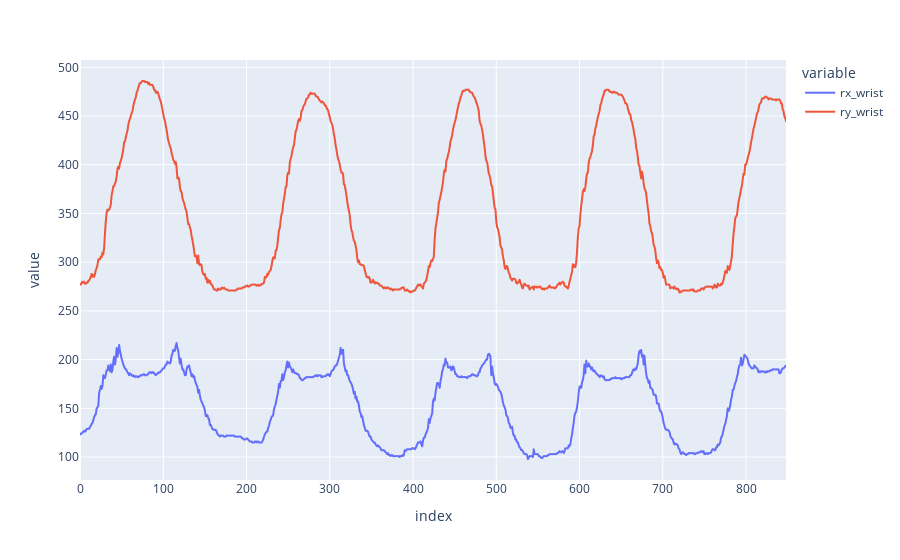

Source (notebook cell):
### Markdown cell above
#### Eliminación del ruido en la posición
Actualmente las posiciones se ven así:

### Code cell
fig = px.line(df, x = df.index, y = ['rx_wrist', 'ry_wrist'])
fig.show()

### Figure 1 — Plotly figure (JSON) as saved in the notebook; plotly's stock layout.template omitted (floating-point values rounded to 4 significant figures; data arrays with more than 128 entries replaced by an {"elided": "..."} marker saying what was removed)
{"data": [{"hovertemplate": "variable=rx_wrist<br>index=%{x}<br>value=%{y}<extra></extra>", "legendgroup": "rx_wrist", "line": {"color": "#636efa", "dash": "solid"}, "marker": {"symbol": "circle"}, "mode": "lines", "name": "rx_wrist", "showlegend": true, "type": "scattergl", "x": {"elided": "849 int values"}, "xaxis": "x", "y": {"elided": "849 int values"}, "yaxis": "y"}, {"hovertemplate": "variable=ry_wrist<br>index=%{x}<br>value=%{y}<extra></extra>", "legendgroup": "ry_wrist", "line": {"color": "#EF553B", "dash": "solid"}, "marker": {"symbol": "circle"}, "mode": "lines", "name": "ry_wrist", "showlegend": true, "type": "scattergl", "x": {"elided": "849 int values"}, "xaxis": "x", "y": {"elided": "849 int values"}, "yaxis": "y"}], "layout": {"legend": {"title": {"text": "variable"}, "tracegroupgap": 0}, "margin": {"t": 60}, "xaxis": {"anchor": "y", "domain": [0, 1], "title": {"text": "index"}}, "yaxis": {"anchor": "x", "domain": [0, 1], "title": {"text": "value"}}}}
